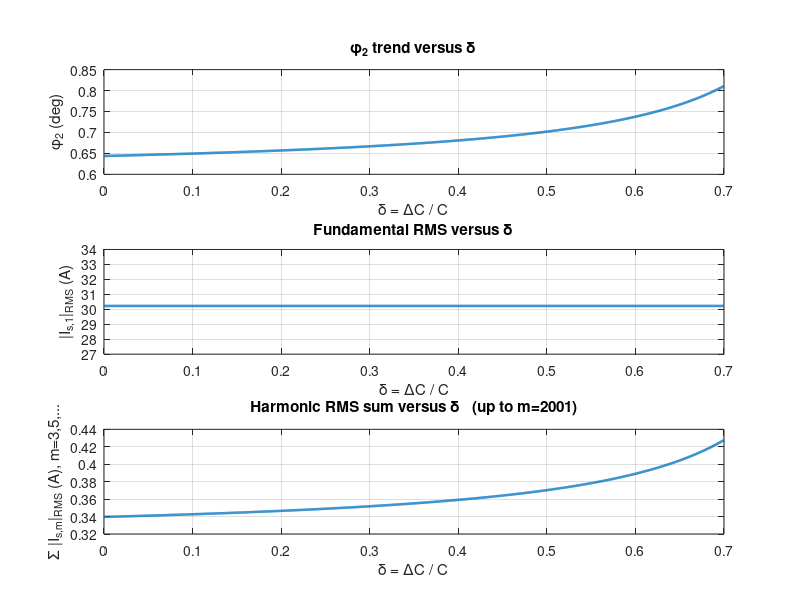

MATLAB code to generate this figure: (Note: this script raises an error after producing the figure.)
%% Is_delta_sweep_phi2_and_rms.m
% delta 변화에 따른
% 1) phi2 변화
% 2) 기본파 RMS 변화
% 3) 고조파 RMS 합 변화
%
% 기준 식:
% Is,m = (2*sqrt(2)/pi) * UAB / { wL * [ ((m^2-1)*(m^2(1-d)-1))/(m^2*k*(1-d)) - m^2*k ] } ∠(-90deg)
%
% 정의:
% phi1 = 90 deg
% sin(phi2) = (sum_{m=3,5,...,m_max} |Is,m|) / |Is,1|
%
% 주의:
% ratio > 1 이면 asin 불가이므로 clamp 처리
% UAB는 구형파 레벨값 기준

clear; clc; close all;

%% ===================== 사용자 파라미터 =====================
UAB   = 650;        % [V] 입력 구형파 레벨
f0    = 85e3;       % [Hz]
omega = 2*pi*f0;    % [rad/s]
L     = 212e-6;     % [H]
Lp    = 212e-6;     % [H]
Ls    = 155e-6;     % [H]
k     = 0.2;        % coupling factor

phi1_deg = 90;      % 네가 현재 쓰는 정의
m_max = 2001;
m_vec = 1:2:m_max;  % 1,3,5,...,35
m_h   = 3:2:m_max;  % 고조파만

% delta sweep
delta_vec = linspace(0, 0.7, 1001);

%% ===================== 유효성 체크 =====================
if abs(k) < 1e-12
    error('k = 0이면 식이 정의되지 않음.');
end

%% ===================== 공통 상수 =====================
A = 2*sqrt(2)/pi;

%% ===================== 결과 저장 변수 =====================
Is1_rms_vec   = zeros(size(delta_vec));   % 기본파 RMS
Ih_sum_vec    = zeros(size(delta_vec));   % 고조파 RMS 합
ratio_raw_vec = zeros(size(delta_vec));   % raw ratio
ratio_clp_vec = zeros(size(delta_vec));   % clamp ratio
phi2_rad_vec  = zeros(size(delta_vec));
phi2_deg_vec  = zeros(size(delta_vec));
phi_deg_vec   = zeros(size(delta_vec));

%% ===================== delta sweep =====================
for idx = 1:length(delta_vec)

    delta = delta_vec(idx);

    % 특이점 방지
    if abs(1-delta) < 1e-12
        Is1_rms_vec(idx)   = NaN;
        Ih_sum_vec(idx)    = NaN;
        ratio_raw_vec(idx) = NaN;
        ratio_clp_vec(idx) = NaN;
        phi2_rad_vec(idx)  = NaN;
        phi2_deg_vec(idx)  = NaN;
        phi_deg_vec(idx)   = NaN;
        continue;
    end

    % RMS phasor Is,m 의 첫번째 항 (위상차 도출 용도)
    Is_1st_term = @(m) sqrt(Lp/Ls) .* (A .* UAB ./ (omega*L .* ( (m.^2 - 1) .* (m.^2 .* (1-delta) - 1) ./ (m.^2 .* k .* (1-delta)) - m.^2 .* k ))) .* exp(-1j*pi/2);

    % 기본파 및 고조파
    Is_1 = Is_1st_term(1);
    Is_h = Is_1st_term(m_h);

    Is1_rms = abs(Is_1);
    Ih_sum  = sum(abs(Is_h));

    ratio_raw = Ih_sum / Is1_rms;
    ratio_clamped = min(max(ratio_raw, -1), 1);

    phi2_rad = asin(ratio_clamped);
    phi2_deg = rad2deg(phi2_rad);
    phi_deg  = phi1_deg + phi2_deg;

    % 저장
    Is1_rms_vec(idx)   = Is1_rms;
    Ih_sum_vec(idx)    = Ih_sum;
    ratio_raw_vec(idx) = ratio_raw;
    ratio_clp_vec(idx) = ratio_clamped;
    phi2_rad_vec(idx)  = phi2_rad;
    phi2_deg_vec(idx)  = phi2_deg;
    phi_deg_vec(idx)   = phi_deg;
end

%% ===================== 그래프 =====================
figure('Color','w','Position',[100 100 900 950]);

% (1) phi2 vs delta
subplot(3,1,1);
plot(delta_vec, phi2_deg_vec, 'LineWidth', 1.8);
grid on;
xlabel('\delta = \DeltaC / C');
ylabel('\phi_2 (deg)');
title('\phi_2 trend versus \delta');

% (2) fundamental RMS vs delta
subplot(3,1,2);
plot(delta_vec, Is1_rms_vec, 'LineWidth', 1.8);
grid on;
xlabel('\delta = \DeltaC / C');
ylabel('|I_{s,1}|_{RMS} (A)');
title('Fundamental RMS versus \delta');

% (3) harmonic RMS sum vs delta
subplot(3,1,3);
plot(delta_vec, Ih_sum_vec, 'LineWidth', 1.8);
grid on;
xlabel('\delta = \DeltaC / C');
ylabel('\Sigma |I_{s,m}|_{RMS} (A), m=3,5,...');
title(sprintf('Harmonic RMS sum versus \\delta   (up to m=%d)', m_max));

sgtitle('Delta sweep analysis for \phi_2 and secondary-current RMS');

%% ===================== ratio 확인용 추가 그래프 =====================
figure('Color','w','Position',[120 120 900 420]);
plot(delta_vec, ratio_raw_vec, 'LineWidth', 1.8); hold on;
plot(delta_vec, ratio_clp_vec, '--', 'LineWidth', 1.5);
yline(1, ':', 'LineWidth', 1.2);
grid on;
xlabel('\delta = \DeltaC / C');
ylabel('ratio');
title('ratio = (\Sigma |I_{s,h}|) / |I_{s,1}|');
legend('raw ratio', 'clamped ratio', 'ratio = 1', 'Location', 'best');

%% ===================== 특정 delta에서 값 출력 예시 =====================
delta_pick = 0.05;
[~, pick_idx] = min(abs(delta_vec - delta_pick));

fprintf('=== delta sweep summary ===\n');
fprintf('Picked delta = %.6f\n', delta_vec(pick_idx));
fprintf('|Is,1|_RMS = %.12g A\n', Is1_rms_vec(pick_idx));
fprintf('Sum of harmonic RMS = %.12g A\n', Ih_sum_vec(pick_idx));
fprintf('raw ratio = %.12g\n', ratio_raw_vec(pick_idx));
fprintf('phi2 = %.12f deg\n', phi2_deg_vec(pick_idx));
fprintf('phi  = %.12f deg\n', phi_deg_vec(pick_idx));
